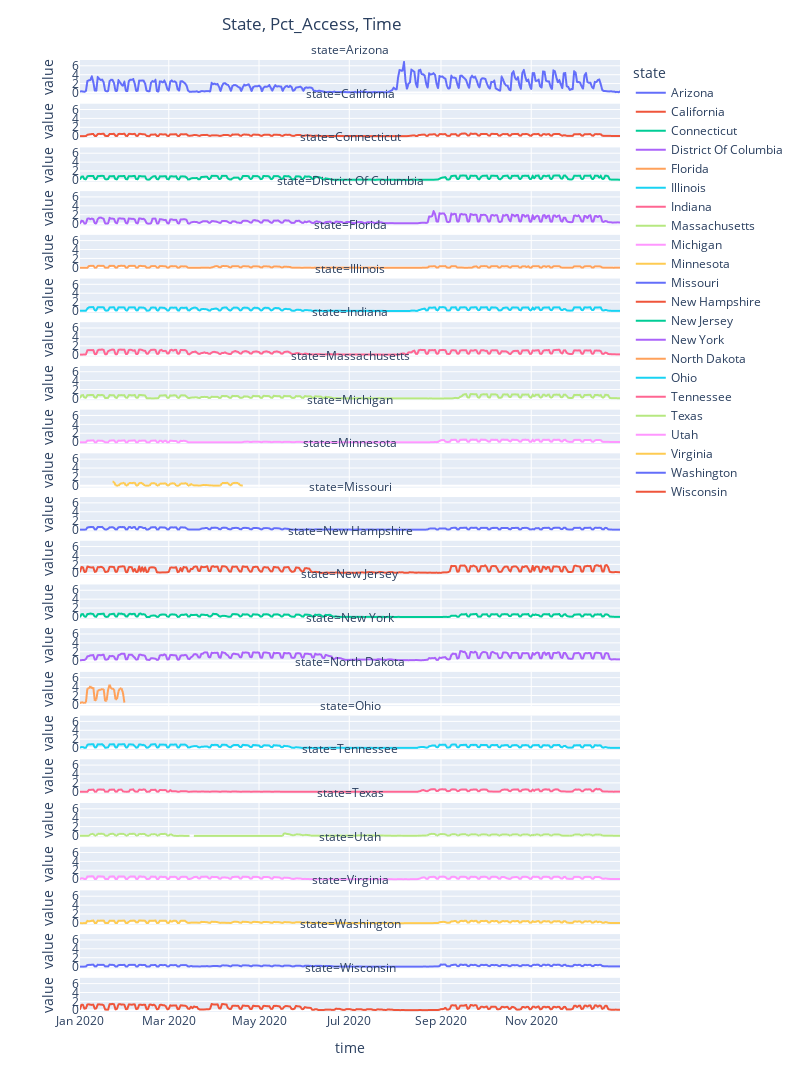

Notebook source saved alongside this figure:
### Code cell
plot_time_series_by_state(districts_engagement_data,"state","pct_access","time")

### Figure 1 — Plotly figure (JSON) as saved in the notebook; plotly's stock layout.template omitted (floating-point values rounded to 4 significant figures; data arrays with more than 128 entries replaced by an {"elided": "..."} marker saying what was removed)
{"data": [{"hovertemplate": "state=Arizona<br>time=%{x}<br>value=%{y}<extra></extra>", "legendgroup": "Arizona", "line": {"color": "#636efa", "dash": "solid"}, "marker": {"symbol": "circle"}, "mode": "lines", "name": "Arizona", "showlegend": true, "type": "scattergl", "x": {"elided": "366 str values"}, "xaxis": "x22", "y": {"elided": "366 float values"}, "yaxis": "y22"}, {"hovertemplate": "state=California<br>time=%{x}<br>value=%{y}<extra></extra>", "legendgroup": "California", "line": {"color": "#EF553B", "dash": "solid"}, "marker": {"symbol": "circle"}, "mode": "lines", "name": "California", "showlegend": true, "type": "scattergl", "x": {"elided": "366 str values"}, "xaxis": "x21", "y": {"elided": "366 float values"}, "yaxis": "y21"}, {"hovertemplate": "state=Connecticut<br>time=%{x}<br>value=%{y}<extra></extra>", "legendgroup": "Connecticut", "line": {"color": "#00cc96", "dash": "solid"}, "marker": {"symbol": "circle"}, "mode": "lines", "name": "Connecticut", "showlegend": true, "type": "scattergl", "x": {"elided": "366 str values"}, "xaxis": "x20", "y": {"elided": "366 float values"}, "yaxis": "y20"}, {"hovertemplate": "state=District Of Columbia<br>time=%{x}<br>value=%{y}<extra></extra>", "legendgroup": "District Of Columbia", "line": {"color": "#ab63fa", "dash": "solid"}, "marker": {"symbol": "circle"}, "mode": "lines", "name": "District Of Columbia", "showlegend": true, "type": "scattergl", "x": {"elided": "366 str values"}, "xaxis": "x19", "y": {"elided": "366 float values"}, "yaxis": "y19"}, {"hovertemplate": "state=Florida<br>time=%{x}<br>value=%{y}<extra></extra>", "legendgroup": "Florida", "line": {"color": "#FFA15A", "dash": "solid"}, "marker": {"symbol": "circle"}, "mode": "lines", "name": "Florida", "showlegend": true, "type": "scattergl", "x": {"elided": "366 str values"}, "xaxis": "x18", "y": {"elided": "366 float values"}, "yaxis": "y18"}, {"hovertemplate": "state=Illinois<br>time=%{x}<br>value=%{y}<extra></extra>", "legendgroup": "Illinois", "line": {"color": "#19d3f3", "dash": "solid"}, "marker": {"symbol": "circle"}, "mode": "lines", "name": "Illinois", "showlegend": true, "type": "scattergl", "x": {"elided": "366 str values"}, "xaxis": "x17", "y": {"elided": "366 float values"}, "yaxis": "y17"}, {"hovertemplate": "state=Indiana<br>time=%{x}<br>value=%{y}<extra></extra>", "legendgroup": "Indiana", "line": {"color": "#FF6692", "dash": "solid"}, "marker": {"symbol": "circle"}, "mode": "lines", "name": "Indiana", "showlegend": true, "type": "scattergl", "x": {"elided": "366 str values"}, "xaxis": "x16", "y": {"elided": "366 float values"}, "yaxis": "y16"}, {"hovertemplate": "state=Massachusetts<br>time=%{x}<br>value=%{y}<extra></extra>", "legendgroup": "Massachusetts", "line": {"color": "#B6E880", "dash": "solid"}, "marker": {"symbol": "circle"}, "mode": "lines", "name": "Massachusetts", "showlegend": true, "type": "scattergl", "x": {"elided": "366 str values"}, "xaxis": "x15", "y": {"elided": "366 float values"}, "yaxis": "y15"}, {"hovertemplate": "state=Michigan<br>time=%{x}<br>value=%{y}<extra></extra>", "legendgroup": "Michigan", "line": {"color": "#FF97FF", "dash": "solid"}, "marker": {"symbol": "circle"}, "mode": "lines", "name": "Michigan", "showlegend": true, "type": "scattergl", "x": {"elided": "366 str values"}, "xaxis": "x14", "y": {"elided": "366 float values"}, "yaxis": "y14"}, {"hovertemplate": "state=Minnesota<br>time=%{x}<br>value=%{y}<extra></extra>", "legendgroup": "Minnesota", "line": {"color": "#FECB52", "dash": "solid"}, "marker": {"symbol": "circle"}, "mode": "lines", "name": "Minnesota", "showlegend": true, "type": "scattergl", "x": {"elided": "366 str values"}, "xaxis": "x13", "y": {"elided": "366 float values"}, "yaxis": "y13"}, {"hovertemplate": "state=Missouri<br>time=%{x}<br>value=%{y}<extra></extra>", "legendgroup": "Missouri", "line": {"color": "#636efa", "dash": "solid"}, "marker": {"symbol": "circle"}, "mode": "lines", "name": "Missouri", "showlegend": true, "type": "scattergl", "x": {"elided": "366 str values"}, "xaxis": "x12", "y": {"elided": "366 float values"}, "yaxis": "y12"}, {"hovertemplate": "state=New Hampshire<br>time=%{x}<br>value=%{y}<extra></extra>", "legendgroup": "New Hampshire", "line": {"color": "#EF553B", "dash": "solid"}, "marker": {"symbol": "circle"}, "mode": "lines", "name": "New Hampshire", "showlegend": true, "type": "scattergl", "x": {"elided": "366 str values"}, "xaxis": "x11", "y": {"elided": "366 float values"}, "yaxis": "y11"}, {"hovertemplate": "state=New Jersey<br>time=%{x}<br>value=%{y}<extra></extra>", "legendgroup": "New Jersey", "line": {"color": "#00cc96", "dash": "solid"}, "marker": {"symbol": "circle"}, "mode": "lines", "name": "New Jersey", "showlegend": true, "type": "scattergl", "x": {"elided": "366 str values"}, "xaxis": "x10", "y": {"elided": "366 float values"}, "yaxis": "y10"}, {"hovertemplate": "state=New York<br>time=%{x}<br>value=%{y}<extra></extra>", "legendgroup": "New York", "line": {"color": "#ab63fa", "dash": "solid"}, "marker": {"symbol": "circle"}, "mode": "lines", "name": "New York", "showlegend": true, "type": "scattergl", "x": {"elided": "366 str values"}, "xaxis": "x9", "y": {"elided": "366 float values"}, "yaxis": "y9"}, {"hovertemplate": "state=North Dakota<br>time=%{x}<br>value=%{y}<extra></extra>", "legendgroup": "North Dakota", "line": {"color": "#FFA15A", "dash": "solid"}, "marker": {"symbol": "circle"}, "mode": "lines", "name": "North Dakota", "showlegend": true, "type": "scattergl", "x": {"elided": "366 str values"}, "xaxis": "x8", "y": {"elided": "366 float values"}, "yaxis": "y8"}, {"hovertemplate": "state=Ohio<br>time=%{x}<br>value=%{y}<extra></extra>", "legendgroup": "Ohio", "line": {"color": "#19d3f3", "dash": "solid"}, "marker": {"symbol": "circle"}, "mode": "lines", "name": "Ohio", "showlegend": true, "type": "scattergl", "x": {"elided": "366 str values"}, "xaxis": "x7", "y": {"elided": "366 float values"}, "yaxis": "y7"}, {"hovertemplate": "state=Tennessee<br>time=%{x}<br>value=%{y}<extra></extra>", "legendgroup": "Tennessee", "line": {"color": "#FF6692", "dash": "solid"}, "marker": {"symbol": "circle"}, "mode": "lines", "name": "Tennessee", "showlegend": true, "type": "scattergl", "x": {"elided": "366 str values"}, "xaxis": "x6", "y": {"elided": "366 float values"}, "yaxis": "y6"}, {"hovertemplate": "state=Texas<br>time=%{x}<br>value=%{y}<extra></extra>", "legendgroup": "Texas", "line": {"color": "#B6E880", "dash": "solid"}, "marker": {"symbol": "circle"}, "mode": "lines", "name": "Texas", "showlegend": true, "type": "scattergl", "x": {"elided": "366 str values"}, "xaxis": "x5", "y": {"elided": "366 float values"}, "yaxis": "y5"}, {"hovertemplate": "state=Utah<br>time=%{x}<br>value=%{y}<extra></extra>", "legendgroup": "Utah", "line": {"color": "#FF97FF", "dash": "solid"}, "marker": {"symbol": "circle"}, "mode": "lines", "name": "Utah", "showlegend": true, "type": "scattergl", "x": {"elided": "366 str values"}, "xaxis": "x4", "y": {"elided": "366 float values"}, "yaxis": "y4"}, {"hovertemplate": "state=Virginia<br>time=%{x}<br>value=%{y}<extra></extra>", "legendgroup": "Virginia", "line": {"color": "#FECB52", "dash": "solid"}, "marker": {"symbol": "circle"}, "mode": "lines", "name": "Virginia", "showlegend": true, "type": "scattergl", "x": {"elided": "366 str values"}, "xaxis": "x3", "y": {"elided": "366 float values"}, "yaxis": "y3"}, {"hovertemplate": "state=Washington<br>time=%{x}<br>value=%{y}<extra></extra>", "legendgroup": "Washington", "line": {"color": "#636efa", "dash": "solid"}, "marker": {"symbol": "circle"}, "mode": "lines", "name": "Washington", "showlegend": true, "type": "scattergl", "x": {"elided": "366 str values"}, "xaxis": "x2", "y": {"elided": "366 float values"}, "yaxis": "y2"}, {"hovertemplate": "state=Wisconsin<br>time=%{x}<br>value=%{y}<extra></extra>", "legendgroup": "Wisconsin", "line": {"color": "#EF553B", "dash": "solid"}, "marker": {"symbol": "circle"}, "mode": "lines", "name": "Wisconsin", "showlegend": true, "type": "scattergl", "x": {"elided": "366 str values"}, "xaxis": "x", "y": {"elided": "366 float values"}, "yaxis": "y"}], "layout": {"annotations": [{"font": {}, "showarrow": false, "text": "state=Wisconsin", "x": 0.5, "xanchor": "center", "xref": "paper", "y": 0.03591, "yanchor": "bottom", "yref": "paper"}, {"font": {}, "showarrow": false, "text": "state=Washington", "x": 0.5, "xanchor": "center", "xref": "paper", "y": 0.08182, "yanchor": "bottom", "yref": "paper"}, {"font": {}, "showarrow": false, "text": "state=Virginia", "x": 0.5, "xanchor": "center", "xref": "paper", "y": 0.1277, "yanchor": "bottom", "yref": "paper"}, {"font": {}, "showarrow": false, "text": "state=Utah", "x": 0.5, "xanchor": "center", "xref": "paper", "y": 0.1736, "yanchor": "bottom", "yref": "paper"}, {"font": {}, "showarrow": false, "text": "state=Texas", "x": 0.5, "xanchor": "center", "xref": "paper", "y": 0.2195, "yanchor": "bottom", "yref": "paper"}, {"font": {}, "showarrow": false, "text": "state=Tennessee", "x": 0.5, "xanchor": "center", "xref": "paper", "y": 0.2655, "yanchor": "bottom", "yref": "paper"}, {"font": {}, "showarrow": false, "text": "state=Ohio", "x": 0.5, "xanchor": "center", "xref": "paper", "y": 0.3114, "yanchor": "bottom", "yref": "paper"}, {"font": {}, "showarrow": false, "text": "state=North Dakota", "x": 0.5, "xanchor": "center", "xref": "paper", "y": 0.3573, "yanchor": "bottom", "yref": "paper"}, {"font": {}, "showarrow": false, "text": "state=New York", "x": 0.5, "xanchor": "center", "xref": "paper", "y": 0.4032, "yanchor": "bottom", "yref": "paper"}, {"font": {}, "showarrow": false, "text": "state=New Jersey", "x": 0.5, "xanchor": "center", "xref": "paper", "y": 0.4491, "yanchor": "bottom", "yref": "paper"}, {"font": {}, "showarrow": false, "text": "state=New Hampshire", "x": 0.5, "xanchor": "center", "xref": "paper", "y": 0.495, "yanchor": "bottom", "yref": "paper"}, {"font": {}, "showarrow": false, "text": "state=Missouri", "x": 0.5, "xanchor": "center", "xref": "paper", "y": 0.5409, "yanchor": "bottom", "yref": "paper"}, {"font": {}, "showarrow": false, "text": "state=Minnesota", "x": 0.5, "xanchor": "center", "xref": "paper", "y": 0.5868, "yanchor": "bottom", "yref": "paper"}, {"font": {}, "showarrow": false, "text": "state=Michigan", "x": 0.5, "xanchor": "center", "xref": "paper", "y": 0.6327, "yanchor": "bottom", "yref": "paper"}, {"font": {}, "showarrow": false, "text": "state=Massachusetts", "x": 0.5, "xanchor": "center", "xref": "paper", "y": 0.6786, "yanchor": "bottom", "yref": "paper"}, {"font": {}, "showarrow": false, "text": "state=Indiana", "x": 0.5, "xanchor": "center", "xref": "paper", "y": 0.7245, "yanchor": "bottom", "yref": "paper"}, {"font": {}, "showarrow": false, "text": "state=Illinois", "x": 0.5, "xanchor": "center", "xref": "paper", "y": 0.7705, "yanchor": "bottom", "yref": "paper"}, {"font": {}, "showarrow": false, "text": "state=Florida", "x": 0.5, "xanchor": "center", "xref": "paper", "y": 0.8164, "yanchor": "bottom", "yref": "paper"}, {"font": {}, "showarrow": false, "text": "state=District Of Columbia", "x": 0.5, "xanchor": "center", "xref": "paper", "y": 0.8623, "yanchor": "bottom", "yref": "paper"}, {"font": {}, "showarrow": false, "text": "state=Connecticut", "x": 0.5, "xanchor": "center", "xref": "paper", "y": 0.9082, "yanchor": "bottom", "yref": "paper"}, {"font": {}, "showarrow": false, "text": "state=California", "x": 0.5, "xanchor": "center", "xref": "paper", "y": 0.9541, "yanchor": "bottom", "yref": "paper"}, {"font": {}, "showarrow": false, "text": "state=Arizona", "x": 0.5, "xanchor": "center", "xref": "paper", "y": 1.0, "yanchor": "bottom", "yref": "paper"}], "height": 3200, "legend": {"title": {"text": "state"}, "tracegroupgap": 0}, "margin": {"t": 60}, "title": {"text": "State, Pct_Access, Time", "x": 0.39}, "width": 800, "xaxis": {"anchor": "y", "domain": [0, 1], "title": {"text": "time"}}, "xaxis10": {"anchor": "y10", "domain": [0, 1], "matches": "x", "showticklabels": false}, "xaxis11": {"anchor": "y11", "domain": [0, 1], "matches": "x", "showticklabels": false}, "xaxis12": {"anchor": "y12", "domain": [0, 1], "matches": "x", "showticklabels": false}, "xaxis13": {"anchor": "y13", "domain": [0, 1], "matches": "x", "showticklabels": false}, "xaxis14": {"anchor": "y14", "domain": [0, 1], "matches": "x", "showticklabels": false}, "xaxis15": {"anchor": "y15", "domain": [0, 1], "matches": "x", "showticklabels": false}, "xaxis16": {"anchor": "y16", "domain": [0, 1], "matches": "x", "showticklabels": false}, "xaxis17": {"anchor": "y17", "domain": [0, 1], "matches": "x", "showticklabels": false}, "xaxis18": {"anchor": "y18", "domain": [0, 1], "matches": "x", "showticklabels": false}, "xaxis19": {"anchor": "y19", "domain": [0, 1], "matches": "x", "showticklabels": false}, "xaxis2": {"anchor": "y2", "domain": [0, 1], "matches": "x", "showticklabels": false}, "xaxis20": {"anchor": "y20", "domain": [0, 1], "matches": "x", "showticklabels": false}, "xaxis21": {"anchor": "y21", "domain": [0, 1], "matches": "x", "showticklabels": false}, "xaxis22": {"anchor": "y22", "domain": [0, 1], "matches": "x", "showticklabels": false}, "xaxis3": {"anchor": "y3", "domain": [0, 1], "matches": "x", "showticklabels": false}, "xaxis4": {"anchor": "y4", "domain": [0, 1], "matches": "x", "showticklabels": false}, "xaxis5": {"anchor": "y5", "domain": [0, 1], "matches": "x", "showticklabels": false}, "xaxis6": {"anchor": "y6", "domain": [0, 1], "matches": "x", "showticklabels": false}, "xaxis7": {"anchor": "y7", "domain": [0, 1], "matches": "x", "showticklabels": false}, "xaxis8": {"anchor": "y8", "domain": [0, 1], "matches": "x", "showticklabels": false}, "xaxis9": {"anchor": "y9", "domain": [0, 1], "matches": "x", "showticklabels": false}, "yaxis": {"anchor": "x", "domain": [0, 0.03591], "title": {"text": "value"}}, "yaxis10": {"anchor": "x10", "domain": [0.4132, 0.4491], "matches": "y", "title": {"text": "value"}}, "yaxis11": {"anchor": "x11", "domain": [0.4591, 0.495], "matches": "y", "title": {"text": "value"}}, "yaxis12": {"anchor": "x12", "domain": [0.505, 0.5409], "matches": "y", "title": {"text": "value"}}, "yaxis13": {"anchor": "x13", "domain": [0.5509, 0.5868], "matches": "y", "title": {"text": "value"}}, "yaxis14": {"anchor": "x14", "domain": [0.5968, 0.6327], "matches": "y", "title": {"text": "value"}}, "yaxis15": {"anchor": "x15", "domain": [0.6427, 0.6786], "matches": "y", "title": {"text": "value"}}, "yaxis16": {"anchor": "x16", "domain": [0.6886, 0.7245], "matches": "y", "title": {"text": "value"}}, "yaxis17": {"anchor": "x17", "domain": [0.7345, 0.7705], "matches": "y", "title": {"text": "value"}}, "yaxis18": {"anchor": "x18", "domain": [0.7805, 0.8164], "matches": "y", "title": {"text": "value"}}, "yaxis19": {"anchor": "x19", "domain": [0.8264, 0.8623], "matches": "y", "title": {"text": "value"}}, "yaxis2": {"anchor": "x2", "domain": [0.04591, 0.08182], "matches": "y", "title": {"text": "value"}}, "yaxis20": {"anchor": "x20", "domain": [0.8723, 0.9082], "matches": "y", "title": {"text": "value"}}, "yaxis21": {"anchor": "x21", "domain": [0.9182, 0.9541], "matches": "y", "title": {"text": "value"}}, "yaxis22": {"anchor": "x22", "domain": [0.9641, 1.0], "matches": "y", "title": {"text": "value"}}, "yaxis3": {"anchor": "x3", "domain": [0.09182, 0.1277], "matches": "y", "title": {"text": "value"}}, "yaxis4": {"anchor": "x4", "domain": [0.1377, 0.1736], "matches": "y", "title": {"text": "value"}}, "yaxis5": {"anchor": "x5", "domain": [0.1836, 0.2195], "matches": "y", "title": {"text": "value"}}, "yaxis6": {"anchor": "x6", "domain": [0.2295, 0.2655], "matches": "y", "title": {"text": "value"}}, "yaxis7": {"anchor": "x7", "domain": [0.2755, 0.3114], "matches": "y", "title": {"text": "value"}}, "yaxis8": {"anchor": "x8", "domain": [0.3214, 0.3573], "matches": "y", "title": {"text": "value"}}, "yaxis9": {"anchor": "x9", "domain": [0.3673, 0.4032], "matches": "y", "title": {"text": "value"}}}}
